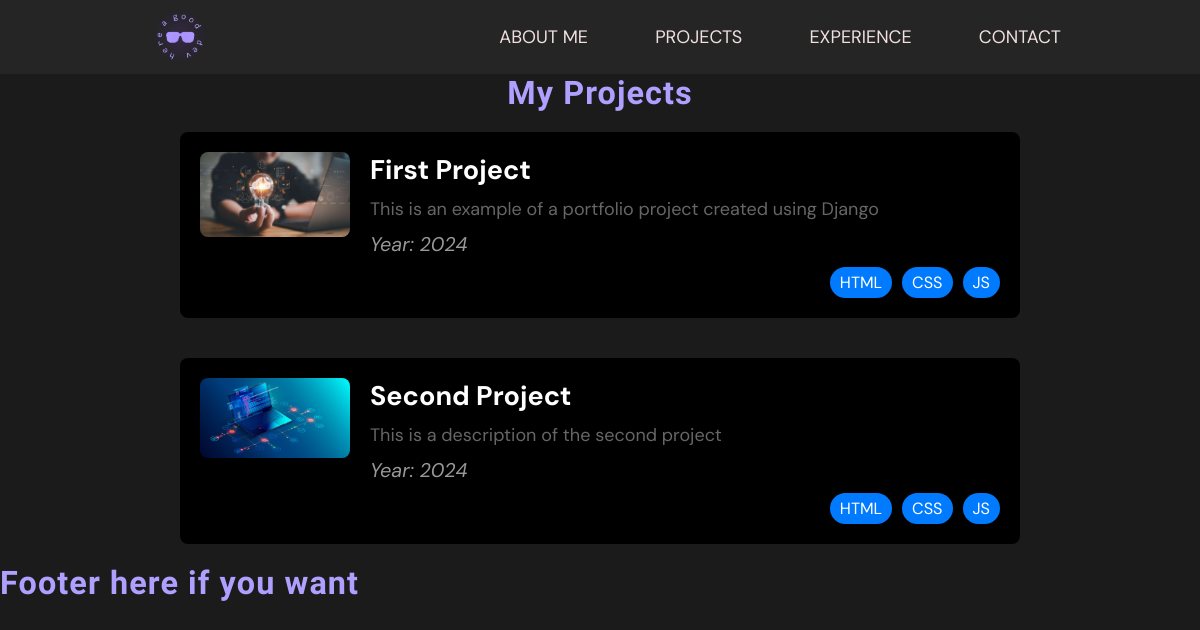
The app's page /content/ with its own data.
### content/models.py (models this page shows, shortened)
class Project(models.Model):
    name = models.CharField(max_length=200)
    description = models.TextField()
    year = models.IntegerField()
    image = models.ImageField(upload_to='static/img')
    repository = models.URLField()
    skill = models.ManyToManyField(Skill)

### content/views.py (the view)
# urls.py: path('', get_all_projects_list, name="projects_list"),
def get_all_projects_list(request):
    projects = Project.objects.all()
    return render(request, 'content/projects_list.html', {
        'projects':projects
    })

### templates/content/projects_list.html (shortened to what this page needs)
{% extends 'base.html' %}
{% load static %}
{% block content %}
<section class="projects-section center-column">
    <h2>My Projects</h2>
    <div class="projects-list center-column">
        {% for item in projects %}
        <div class="project-card">
            <div class="project-image">
                <img src="{{item.image}}" alt="Project Image" />
            </div>
            <div class="project-details">
                <h3 class="project-title">{{item.name}} </h3>
                <p class="project-description">{{item.description}}</p>
                <p class="project-year">Year: {{item.year}} </p>
                <div class="project-skills">
                    <span class="skill">HTML</span>
                    <span class="skill">CSS</span>
                    <span class="skill">JS</span>
                </div>
            </div>
        </div>
        {% endfor %}
    </div>
</section>
{% endblock content %}

### templates/base.html (shortened to what this page needs)
{% load static %}
<!DOCTYPE html>
<html lang="en">
<head>
    <link rel="stylesheet" href="{% static './css/main.css' %}">
    <link rel="stylesheet" href="{% static './css/header.css' %}">
    <link rel="stylesheet" href="{% static './css/sections.css' %}">
    <link rel="stylesheet" href="{% static './css/project-section.css' %}">
    <link rel="stylesheet" href="{% static './css/responsive.css' %}">
</head>
<body>
    <header class="center-row">
        <div class="logo center-row">
            <img src="{% static './img/logo.png' %}" alt="">
        </div>
        <nav class="nav-menu">
            <div class="nav-options center-row">
                <a href="{% url 'about' %}">About Me</a>
                <a href="{% url 'projects_list' %}">Projects</a>
                <a href="{% url 'experience_list' %}">Experience</a>
                <a href="{% url 'contact' %}">Contact</a>
            </div>
        </nav>
    </header>
    {% block content %}
    {% endblock content %}
    <h2>Footer here if you want</h2>
</body>
</html>

### static/css/main.css (style rules this page uses)
:root { --primary-color: #AF9FFF; --primary-color-100: #D5CCFF; --primary-color-300: #7F66FF; --secondary-color: #025834; --secondary-color-600: #04C876; --secondry-color-900: #01321E; --background-color: #1b1b1b; --surface-color: #252525; --neutral-color: #F0e0e0; --lobster-font: "Lobster Two", sans-serif; --dm-font: "DM Sans", sans-serif; }
* { margin: 0; padding: 0; font-family: var(--dm-font); text-decoration: none; }
html { background-color: var(--background-color); font-size: 18px; }
.center-row { display: flex; align-items: center; justify-content: center; }
.center-column { display: flex; align-items: center; justify-content: center; flex-direction: column; }
h2 { font-family: var(--lobster-font); color: var(--primary-color); font-size: 1.8rem; letter-spacing: 0.06rem; }
p { color: var(--neutral-color); font-size: 1.1rem; }

### static/css/header.css (style rules this page uses)
header { background-color: var(--surface-color); }
.logo { width:30%; }
.logo img { width: 15%; padding:1% }
.nav-menu { width: 70%; }
.nav-options a { color: var(--neutral-color); text-transform: uppercase; margin: 2%; padding: 1% 2%; }

### static/css/sections.css (style rules this page uses)
.center-row { display: flex; align-items: center; justify-content: center; }
.center-column { display: flex; align-items: center; justify-content: center; flex-direction: column; }

### static/css/project-section.css (style rules this page uses)
.project-card { display: flex; align-items: flex-start; background-color: #000000; border-radius: 8px; margin-bottom: 20px; margin-top: 20px; padding: 20px; overflow: hidden; max-width: 100vh; width: 100vh; }
.project-image { flex-shrink: 0; margin-right: 20px; }
.project-image img { width: 150px; height: auto; border-radius: 8px; object-fit: cover; }
.project-details { flex: 1; }
.project-title { margin: 0; font-size: 1.5em; color: #ffffff; }
.project-description { margin: 10px 0; color: #666; font-size: 1em; }
.project-year { font-style: italic; color: #999; margin-bottom: 10px; }
.project-skills { display: flex; flex-wrap: wrap; justify-content: flex-end; gap: 10px; margin-top: auto; }
.skill { background-color: #007bff; color: white; font-size: 0.9em; padding: 5px 10px; border-radius: 20px; white-space: nowrap; }

### records on screen
Project: image (picture), name "First Project", description "This is an example of a portfolio project created using Django", year "2024"
Project: image (picture), name "Second Project", description "This is a description of the second project", year "2024"
